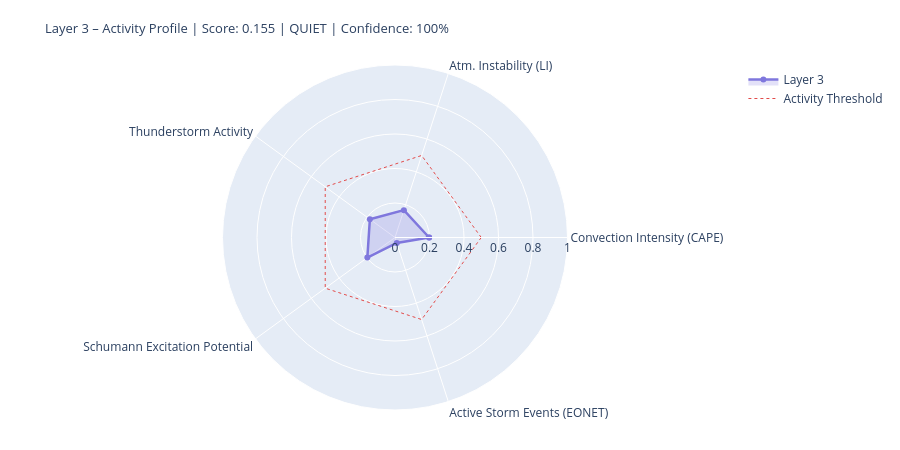

Here is the notebook cell this chart was saved with:
### Markdown cell above
---
## 4. State Assessment & Handoff to Layer 4/5

### Code cell
# ============================================================
# LAYER-3-SCORE
# Five dynamic components
# ============================================================

def norm(v, lo, hi):
    if v is None or (isinstance(v, float) and math.isnan(v)): return None
    return round(max(0.0, min(1.0, (v - lo) / (hi - lo))), 4)

# --- 1) Convection intensity (global CAPE mean) ---
cape_mean = df_atm['cape'].dropna().mean() if not df_atm.empty else None
conv_score = norm(cape_mean, 0, 3000)
conv_src   = 'primary' if cape_mean is not None else 'missing'

# --- 2) Atmospheric instability (LI mean) ---
li_mean   = df_atm['li'].dropna().mean() if not df_atm.empty else None
# Negative LI = unstable → higher score
instab_score = norm(-li_mean if li_mean is not None else None, -6, 6)
instab_src   = 'primary' if li_mean is not None else 'missing'

# --- 3) Thunderstorm activity (mean thunder score + WMO count) ---
thunder_mean = df_atm['thunder_score'].mean() if not df_atm.empty else None
n_thunder    = int(df_atm['thunderstorm'].sum()) if not df_atm.empty else 0
thunder_score_val = norm(
    (thunder_mean or 0) * 0.7 + n_thunder * 0.1, 0, 1.0
) if thunder_mean is not None else None
thunder_src = 'primary'

# --- 4) Schumann excitation potential (weighted Schumann contribution) ---
schumann_pot = df_atm['schumann_contribution'].mean() if not df_atm.empty else None
# Boosted by Layer-2 thunderstorm trigger
if schumann_pot is not None and l2_thunder:
    schumann_pot = min(1.0, schumann_pot * 1.2)
schumann_score = norm(schumann_pot, 0, 1.0) if schumann_pot is not None else None
schumann_src   = 'derived'

# --- 5) Storm activity (NASA EONET) ---
# Distinction: None = data not loaded, 0.0 = loaded but no events
storm_score = None
storm_src   = 'missing'
if raw.get('storms') is not None:          # API reached successfully
    storm_score = norm(len(storm_events), 0, 30) if storm_events else 0.0
    storm_src   = 'primary'

# X-Ray and Kp: context only, not in dynamic score
# (X-Ray = Layer-0/4 driver; Kp = geomagnetic index, not a lightning proxy)
xray_context = None
if raw.get('xray'):
    df_xc = pd.DataFrame(raw['xray'])
    fc = next((c for c in df_xc.columns
               if any(k in c.lower() for k in ['flux','long']) and 'time' not in c.lower()),
              df_xc.columns[1])
    df_xc[fc] = pd.to_numeric(df_xc[fc], errors='coerce')
    xray_last = df_xc[fc].dropna().iloc[-1] if not df_xc[fc].dropna().empty else None
    if xray_last:
        xray_class = ('X' if xray_last>=1e-4 else 'M' if xray_last>=1e-5
                      else 'C' if xray_last>=1e-6 else 'B')
        xray_context = {'flux': float(xray_last), 'class': xray_class}
        print(f'X-Ray context: {xray_class}-class ({xray_last:.2e} W/m²)')

# --- Aggregate ---
COMPONENTS = {
    'Convection Intensity (CAPE)':  {'score': conv_score,       'source': conv_src,    'dynamic': True},
    'Atm. Instability (LI)':         {'score': instab_score,     'source': instab_src,  'dynamic': True},
    'Thunderstorm Activity':              {'score': thunder_score_val, 'source': thunder_src, 'dynamic': True},
    'Schumann Excitation Potential':   {'score': schumann_score,   'source': schumann_src,'dynamic': True},
    'Active Storm Events (EONET)': {'score': storm_score,      'source': storm_src,   'dynamic': True},
}

available   = {k: v['score'] for k, v in COMPONENTS.items() if v['score'] is not None}
unavailable = [k for k, v in COMPONENTS.items() if v['score'] is None]
layer3_score = round(sum(available.values()) / len(available), 4) if available else None
confidence   = round(len(available) / len(COMPONENTS), 2)
level = ('unknown' if layer3_score is None
         else 'quiet'   if layer3_score < 0.3
         else 'moderate' if layer3_score < 0.6
         else 'active')
dominant_l3 = max(available, key=available.get) if available else 'none'

# --- Ausgabe ---
W = 68
print('=' * W)
print('LAYER 3 – ATMOSPHERE / WEATHER / THUNDERSTORMS – STATE ASSESSMENT')
print('=' * W)
for name, comp in COMPONENTS.items():
    s = comp['score']
    if s is not None:
        bar = '█' * int(s * 20) + '░' * (20 - int(s * 20))
        print(f'  {name:<36} {bar}  {s:.3f}  [{comp["source"]}]')
    else:
        print(f'  {name:<36} {"─" * 20}  n/a   [missing]')
print('-' * W)
print(f'  Score:        {layer3_score:.3f}  ({len(available)}/{len(COMPONENTS)} components)')
print(f'  Confidence:   {confidence:.0%}')
print(f'  Level:        {level.upper()}')
print(f'  Dominant:     {dominant_l3}')
print(f'  CAPE mean:    {cape_mean:.0f} J/kg' if cape_mean else '  CAPE mean:    n/a')
print(f'  LI mean:      {li_mean:.1f} K' if li_mean is not None else '  LI mean:      n/a')
print(f'  Thunderstorms:{n_thunder} points (WMO)  +  {len(storm_events)} NASA EONET')
print('=' * W)

# Radar
cats   = list(available.keys())
vals_r = list(available.values())
if len(cats) >= 3:
    fig = go.Figure()
    fig.add_trace(go.Scatterpolar(
        r=vals_r + [vals_r[0]], theta=cats + [cats[0]],
        fill='toself', fillcolor='rgba(127,119,221,0.22)',
        line=dict(color='#7F77DD', width=2.5), name='Layer 3'
    ))
    fig.add_trace(go.Scatterpolar(
        r=[0.5] * (len(cats)+1), theta=cats + [cats[0]],
        line=dict(color='#E24B4A', dash='dot', width=1),
        mode='lines', name='Activity Threshold'
    ))
    fig.update_layout(
        title=dict(
            text=f'Layer 3 – Activity Profile | Score: {layer3_score:.3f} | {level.upper()} | Confidence: {confidence:.0%}',
            font=dict(size=13)
        ),
        polar=dict(radialaxis=dict(visible=True, range=[0, 1])),
        height=450, showlegend=True,
        margin=dict(l=60, r=60, t=65, b=40)
    )
    fig.show()

### Figure 1 — Plotly figure (JSON) as saved in the notebook; plotly's stock layout.template omitted (floating-point values rounded to 4 significant figures)
{"data": [{"fill": "toself", "fillcolor": "rgba(127,119,221,0.22)", "line": {"color": "#7F77DD", "width": 2.5}, "name": "Layer 3", "r": [0.1978, 0.1667, 0.1801, 0.1982, 0.0333, 0.1978], "theta": ["Convection Intensity (CAPE)", "Atm. Instability (LI)", "Thunderstorm Activity", "Schumann Excitation Potential", "Active Storm Events (EONET)", "Convection Intensity (CAPE)"], "type": "scatterpolar"}, {"line": {"color": "#E24B4A", "dash": "dot", "width": 1}, "mode": "lines", "name": "Activity Threshold", "r": [0.5, 0.5, 0.5, 0.5, 0.5, 0.5], "theta": ["Convection Intensity (CAPE)", "Atm. Instability (LI)", "Thunderstorm Activity", "Schumann Excitation Potential", "Active Storm Events (EONET)", "Convection Intensity (CAPE)"], "type": "scatterpolar"}], "layout": {"height": 450, "margin": {"b": 40, "l": 60, "r": 60, "t": 65}, "polar": {"radialaxis": {"range": [0, 1], "visible": true}}, "showlegend": true, "title": {"font": {"size": 13}, "text": "Layer 3 – Activity Profile | Score: 0.155 | QUIET | Confidence: 100%"}}}
